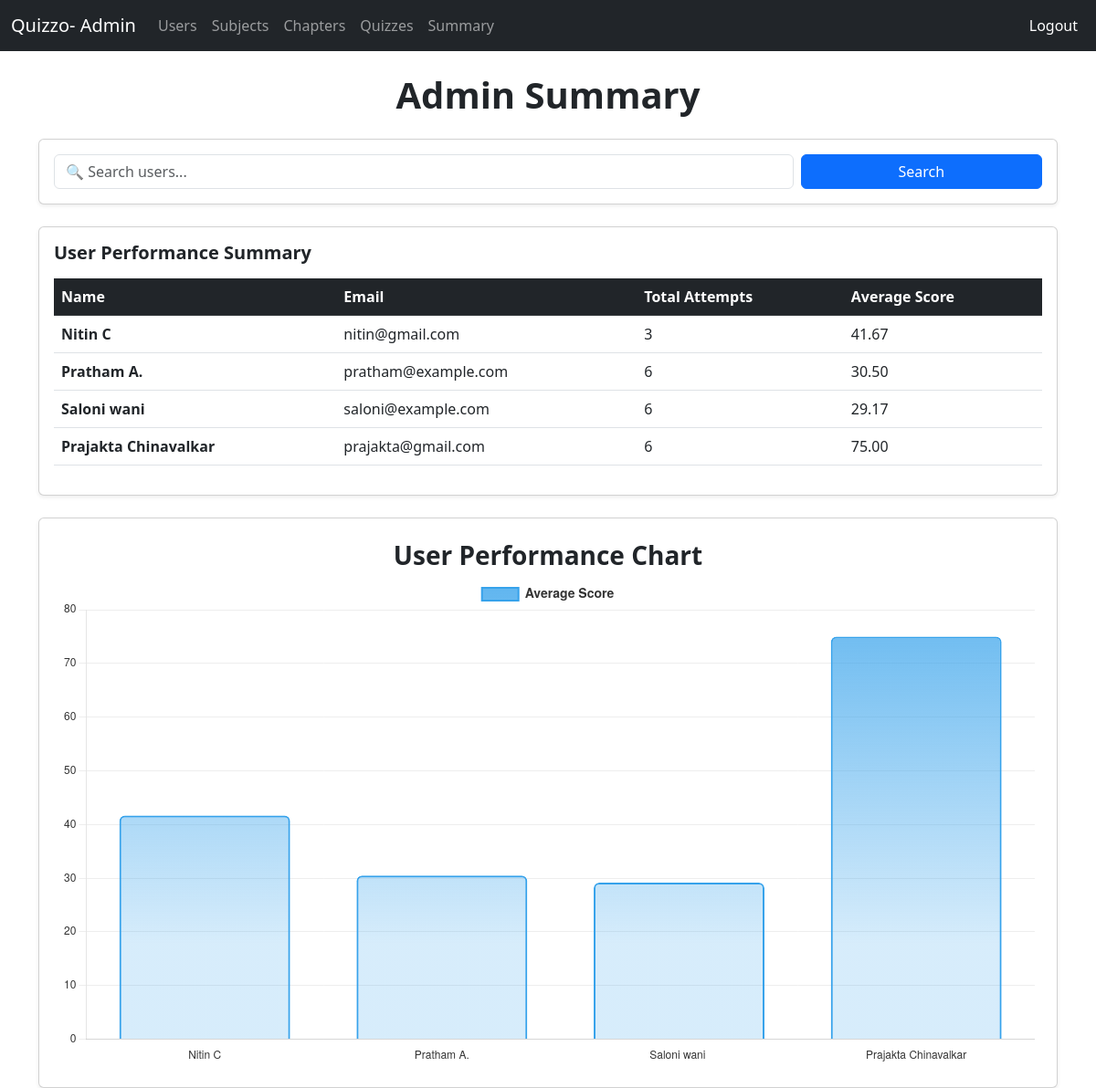
Screenshot of /admin/summary with the database file from the repository.
### app.py (models this page shows)
class User(db.Model):
    __tablename__ = 'users'
    id = db.Column(db.Integer, primary_key=True)
    username = db.Column(db.String(80), unique=True, nullable=False)
    password = db.Column(db.String(120), nullable=False)
    full_name = db.Column(db.String(120), nullable=False)
    email = db.Column(db.String(120), unique=True, nullable=False)
    role = db.Column(db.String(20), nullable=False)  # "admin" or "user"
    scores = db.relationship('Score', back_populates='user')
    total_attempts = db.Column(db.Integer, default=0) #How many quizzes have been attempted
    average_score = db.Column(db.Float, default=0.0)

### app.py (the view)
@app.route('/admin/summary')
def admin_summary():
    search_query = request.args.get('search', '').strip()
    users = User.query.filter(
        (User.role == "user") &
        ((User.full_name.ilike(f'%{search_query}%')) | (User.email.ilike(f'%{search_query}%')))
    ).all()
    user_data = []
    for user in users:
        total_attempts = len(user.scores)  # Get the total number of attempts
        total_score = sum(attempt.score for attempt in user.scores if attempt.score is not None)
        avg_score = round(total_score / total_attempts, 2) if total_attempts else 0
        user_data.append({
            "id": user.id,
            "name": user.full_name,
            "email": user.email,
            "total_attempts": total_attempts,
            "avg_score": avg_score
        })
    return render_template('ad_summary.html', users=user_data, search_query=search_query)

### templates/ad_summary.html (shortened to what this page needs)
{% extends "base.html" %}
{% block navbar %}
{% include "ad_nav.html" %}
{% endblock %}
{% block content %}
<div class="container mt-4">
    <h1 class="mb-4 fw-bold text-center"> Admin Summary</h1>
    <div class="card shadow-sm p-3 mb-4">
        <form method="get" class="row g-2">
            <div class="col-md-9 col-8">
                <input type="text" name="search" class="form-control" placeholder="🔍 Search users..." value="{{ search_query }}">
            </div>
            <div class="col-md-3 col-4">
                <button class="btn btn-primary w-100" type="submit"> Search</button>
            </div>
        </form>
    </div>
    <div class="card shadow-sm">
        <div class="card-body">
            <h5 class="fw-bold mb-3"> User Performance Summary</h5>
            <div class="table-responsive">
                <table class="table table-hover align-middle">
                    <thead class="table-dark">
                        <tr>
                            <th>Name</th>
                            <th>Email</th>
                            <th>Total Attempts</th>
                            <th>Average Score</th>
                        </tr>
                    </thead>
                    <tbody>
                        {% for user in users %}
                        <tr>
                            <td class="fw-bold">{{ user.name }}</td>
                            <td>{{ user.email }}</td>
                            <td>{{ user.total_attempts }}</td>
                            <td>{{ "%.2f"|format(user.avg_score) }}</td>
                        </tr>
                        {% else %}
                        <tr>
                            <td colspan="4" class="text-center text-muted">No users found.</td>
                        </tr>
                        {% endfor %}
                    </tbody>
                </table>
            </div>
        </div>
    </div>
    <div class="card p-4 mt-4 shadow-sm">
        <h3 class="text-center fw-bold"> User Performance Chart</h3>
        <canvas id="userPerformanceChart"></canvas>
    </div>
</div>
<script>
    document.addEventListener("DOMContentLoaded", function() {
        var ctx = document.getElementById('userPerformanceChart').getContext('2d');
        var gradient = ctx.createLinearGradient(0, 0, 0, 400);
        gradient.addColorStop(0, 'rgba(54, 162, 235, 0.8)');
        gradient.addColorStop(1, 'rgba(54, 162, 235, 0.2)');
        var chart = new Chart(ctx, {
            type: 'bar',
            data: {
                labels: {{ users | map(attribute="name") | list | tojson }},
                datasets: [{
                    label: 'Average Score',
                    data: {{ users | map(attribute="avg_score") | list | tojson }},
                    backgroundColor: gradient,
                    borderColor: 'rgba(54, 162, 235, 1)',
                    borderWidth: 2,
                    borderRadius: 6,
                    hoverBackgroundColor: 'rgba(54, 162, 235, 1)',
                    hoverBorderColor: 'rgba(54, 162, 235, 1)',
                }]
            },
            options: {
                responsive: true,
                plugins: {
                    legend: {
                        display: true,
                        position: 'top',
                        labels: {
                            font: { size: 14, weight: 'bold' },
                            color: '#333'
                        }
                    },
                },
                scales: {
                    x: {
                        ticks: { font: { size: 12 }, color: '#333' },
                        grid: { display: false }
                    },
                    y: {
                        beginAtZero: true,
                        ticks: { font: { size: 12 }, color: '#333' },
                        grid: { color: 'rgba(200, 200, 200, 0.3)' }
                    }
                }
            }
        });
    });
</script>
{% endblock %}

### rows the page displays
User: name "Nitin C", email "nitin@gmail.com", total_attempts "3", avg_score "41.67"
User: name "Pratham A.", email "pratham@example.com", total_attempts "6", avg_score "30.50"
User: name "Saloni wani", email "saloni@example.com", total_attempts "6", avg_score "29.17"
User: name "Prajakta Chinavalkar", email "prajakta@gmail.com", total_attempts "6", avg_score "75.00"

### other values shown
chart data {{ users | map(attribute="avg_score") | list | tojson }} [41.67, 30.5, 29.17, 75.0]
